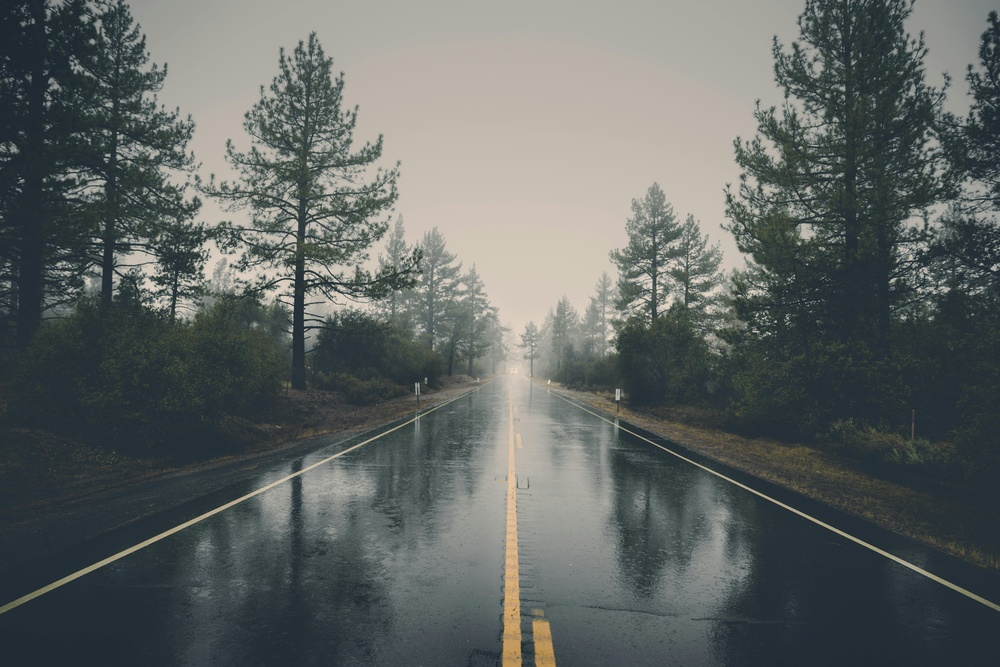
#> input picture data/raw/road.jpg, 1000 x 667 px, shrunk from 7718 x 5148 before the run, found by its file name
$ python canny_thresold.py
#> lines starting #> are read from the running program, lines starting #| are printed output that depends on the picture
import cv2
import matplotlib.pyplot as plt

img = cv2.imread("data/raw/road.jpg")
#> img is the input picture: shape (667, 1000, 3); mean B, G, R 99.6, 101.6, 96.2
gray = cv2.cvtColor(img, cv2.COLOR_BGR2GRAY)
blur = cv2.GaussianBlur(gray, (5, 5), 0)

thresholds = [
    (30, 100),
    (50, 150),
    (100, 200),
    (150, 250)
]

plt.figure(figsize=(12, 8))

for i, (low, high) in enumerate(thresholds):
    edges = cv2.Canny(blur, low, high)
    plt.subplot(2, 2, i + 1)
    plt.imshow(edges, cmap="gray")
    plt.title(f"Canny: low={low}, high={high}")
    plt.axis("off")
#> this loop made 4 passes
#> pass 1, `edges = cv2.Canny(blur, low, high)`:
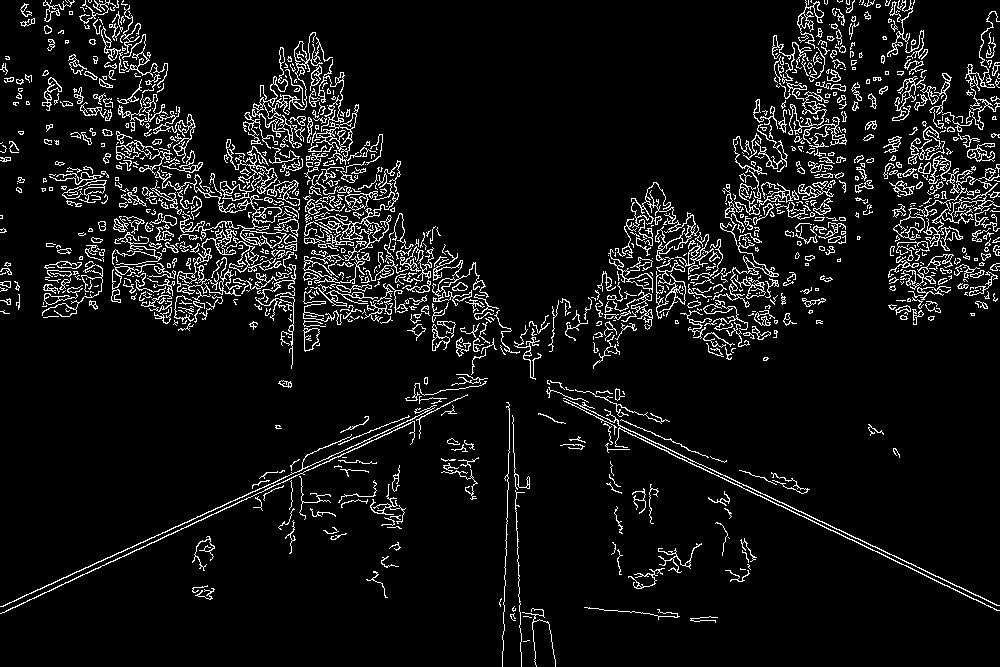
#> edges: shape (667, 1000); 7.4% white in thin lines or dots
#> pass 2, `edges = cv2.Canny(blur, low, high)`:
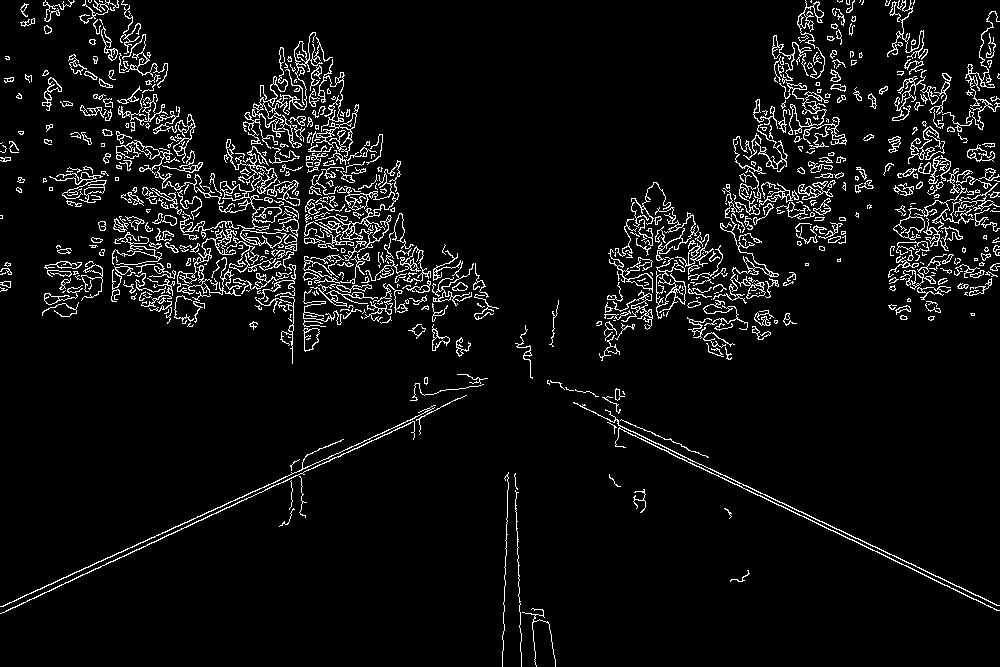
#> edges: shape (667, 1000); 5.9% white in thin lines or dots
#> pass 3, `edges = cv2.Canny(blur, low, high)`:
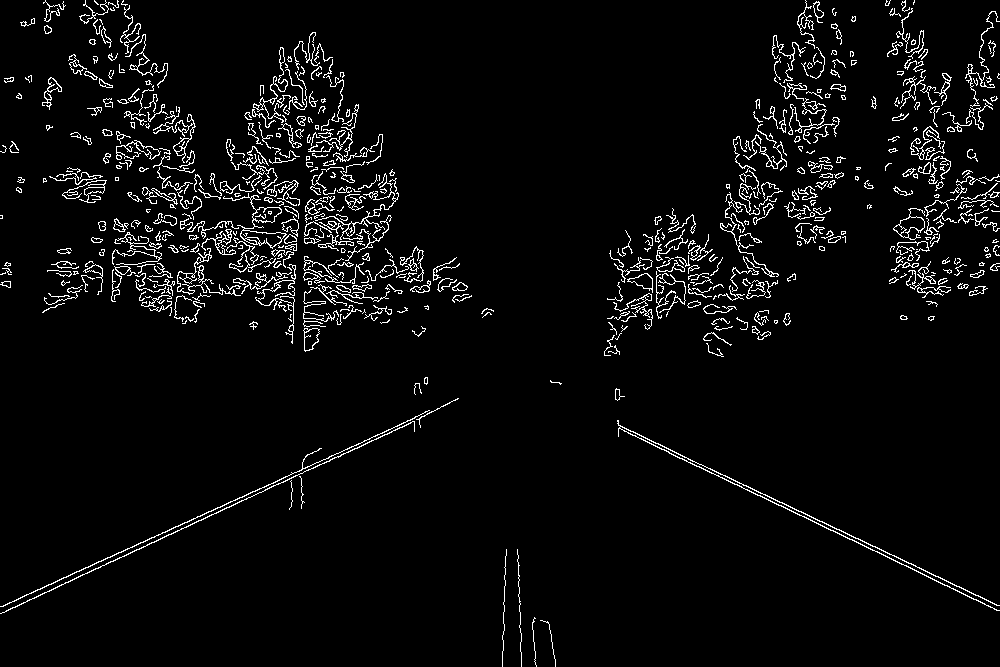
#> edges: shape (667, 1000); 4.2% white in thin lines or dots

plt.suptitle("Effect of Canny Thresholds on Edge Detection")
plt.tight_layout()
plt.show()
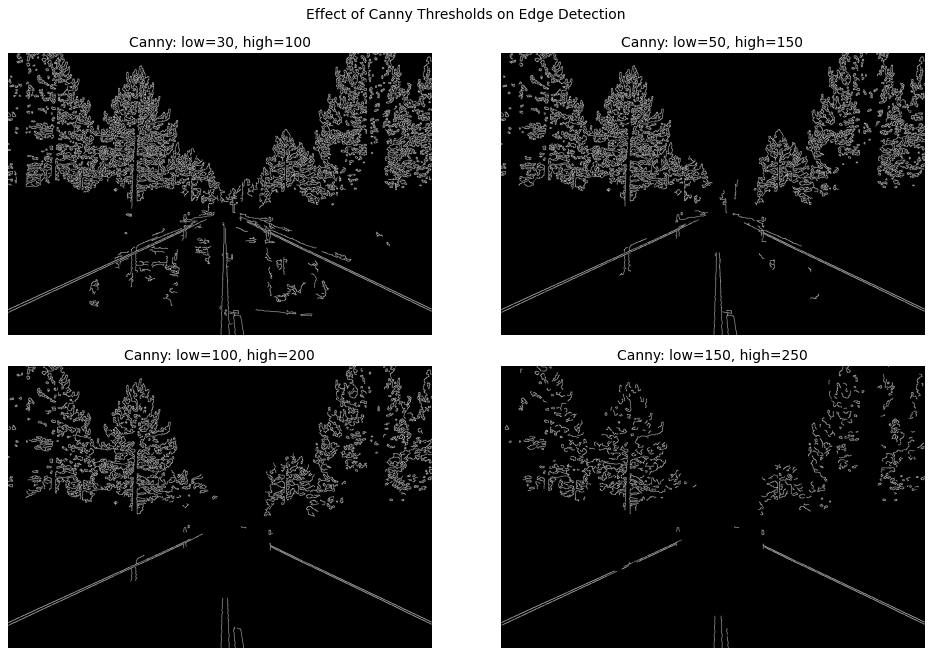
#> figure drawn by matplotlib, 4 panels

$ run again, with data/raw/2.jpg copied over data/raw/road.jpg
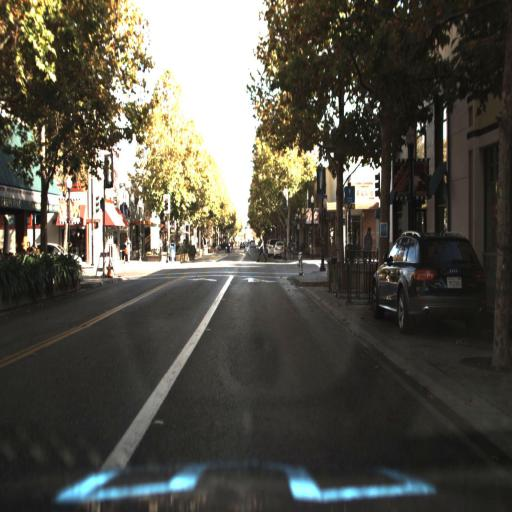
#> input picture data/raw/2.jpg, 512 x 512 px, found by its file name
#> img is the input picture: shape (512, 512, 3); mean B, G, R 73.2, 82.7, 84.9
#> the loop `for i, (low, high) in enumerate(thresholds):` made 4 passes
#> pass 1, `edges = cv2.Canny(blur, low, high)`:
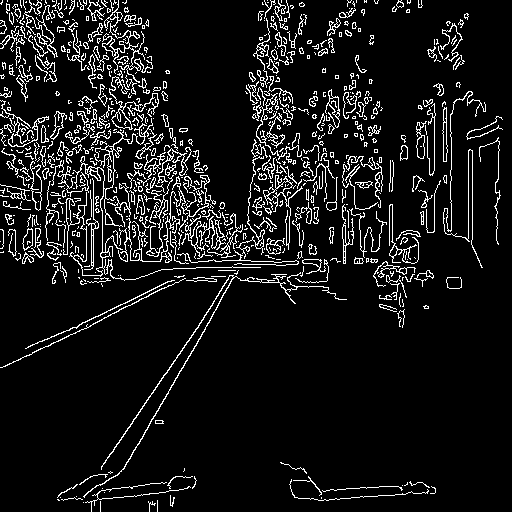
#> edges: shape (512, 512); 9% white in thin lines or dots
#> `plt.show()`:
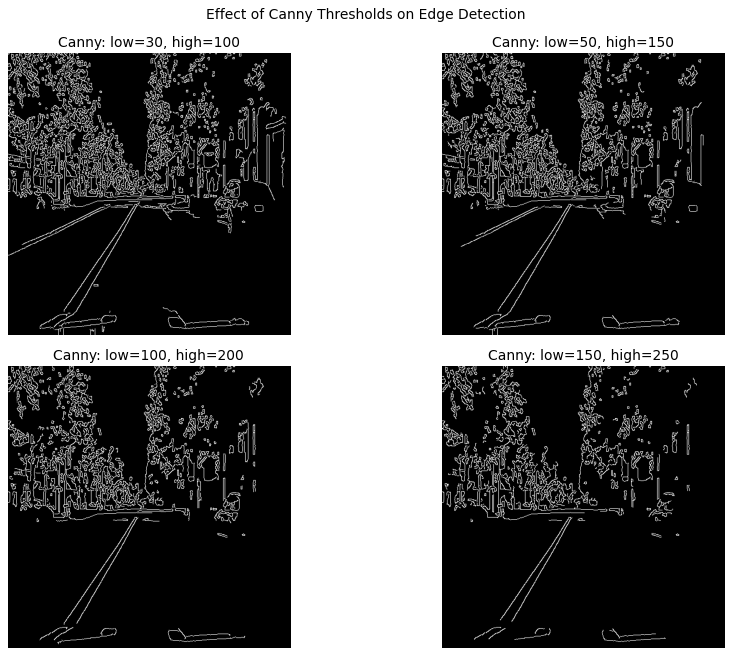
#> figure drawn by matplotlib, 4 panels
